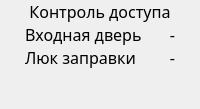
                    <widget class="QFrame" name="frame_16">
                     <property name="frameShape">
                      <enum>QFrame::NoFrame</enum>
                     </property>
                     <property name="frameShadow">
                      <enum>QFrame::Raised</enum>
                     </property>
                     <layout class="QVBoxLayout" name="verticalLayout_36">
                      <property name="spacing">
                       <number>0</number>
                      </property>
                      <property name="leftMargin">
                       <number>0</number>
                      </property>
                      <property name="topMargin">
                       <number>0</number>
                      </property>
                      <property name="rightMargin">
                       <number>0</number>
                      </property>
                      <property name="bottomMargin">
                       <number>0</number>
                      </property>
                      <item>
                       <widget class="QFrame" name="frame_19">
                        <property name="frameShape">
                         <enum>QFrame::NoFrame</enum>
                        </property>
                        <property name="frameShadow">
                         <enum>QFrame::Raised</enum>
                        </property>
                        <layout class="QVBoxLayout" name="verticalLayout_35">
                         <property name="spacing">
                          <number>0</number>
                         </property>
                         <property name="leftMargin">
                          <number>0</number>
                         </property>
                         <property name="topMargin">
                          <number>0</number>
                         </property>
                         <property name="rightMargin">
                          <number>0</number>
                         </property>
                         <property name="bottomMargin">
                          <number>0</number>
                         </property>
                         <item>
                          <widget class="QLabel" name="menu_lbl_38">
                           <property name="font">
                            <font>
                             <family>Rubik</family>
                             <pointsize>12</pointsize>
                             <weight>50</weight>
                             <bold>false</bold>
                            </font>
                           </property>
                           <property name="text">
                            <string>Контроль доступа</string>
                           </property>
                           <property name="alignment">
                            <set>Qt::AlignCenter</set>
                           </property>
                          </widget>
                         </item>
                        </layout>
                       </widget>
                      </item>
                      <item>
                       <widget class="QFrame" name="frame_56">
                        <property name="sizePolicy">
                         <sizepolicy hsizetype="Preferred" vsizetype="Expanding">
                          <horstretch>0</horstretch>
                          <verstretch>0</verstretch>
                         </sizepolicy>
                        </property>
                        <property name="frameShape">
                         <enum>QFrame::NoFrame</enum>
                        </property>
                        <property name="frameShadow">
                         <enum>QFrame::Raised</enum>
                        </property>
                        <layout class="QVBoxLayout" name="verticalLayout_34">
                         <property name="spacing">
                          <number>0</number>
                         </property>
                         <property name="leftMargin">
                          <number>25</number>
                         </property>
                         <property name="topMargin">
                          <number>0</number>
                         </property>
                         <property name="rightMargin">
                          <number>25</number>
                         </property>
                         <property name="bottomMargin">
                          <number>0</number>
                         </property>
                         <item>
                          <widget class="QFrame" name="frame_57">
                           <property name="frameShape">
                            <enum>QFrame::NoFrame</enum>
                           </property>
                           <property name="frameShadow">
                            <enum>QFrame::Raised</enum>
                           </property>
                           <layout class="QHBoxLayout" name="horizontalLayout_16">
                            <property name="spacing">
                             <number>0</number>
                            </property>
                            <property name="leftMargin">
                             <number>0</number>
                            </property>
                            <property name="topMargin">
                             <number>0</number>
                            </property>
                            <property name="rightMargin">
                             <number>0</number>
                            </property>
                            <property name="bottomMargin">
                             <number>0</number>
                            </property>
                            <item>
                             <widget class="QLabel" name="menu_lbl_28">
                              <property name="font">
                               <font>
                                <family>Rubik Medium</family>
                                <pointsize>12</pointsize>
                               </font>
                              </property>
                              <property name="text">
                               <string>Входная дверь</string>
                              </property>
                              <property name="alignment">
                               <set>Qt::AlignLeading|Qt::AlignLeft|Qt::AlignVCenter</set>
                              </property>
                             </widget>
                            </item>
                            <item>
                             <widget class="QLabel" name="menu_lbl_29">
                              <property name="font">
                               <font>
                                <family>Rubik</family>
                                <pointsize>12</pointsize>
                               </font>
                              </property>
                              <property name="text">
                               <string>-</string>
                              </property>
                              <property name="alignment">
                               <set>Qt::AlignRight|Qt::AlignTrailing|Qt::AlignVCenter</set>
                              </property>
                             </widget>
                            </item>
                           </layout>
                          </widget>
                         </item>
                         <item>
                          <widget class="QFrame" name="frame_58">
                           <property name="frameShape">
                            <enum>QFrame::NoFrame</enum>
                           </property>
                           <property name="frameShadow">
                            <enum>QFrame::Raised</enum>
                           </property>
                           <layout class="QHBoxLayout" name="horizontalLayout_17">
                            <property name="spacing">
                             <number>0</number>
                            </property>
                            <property name="leftMargin">
                             <number>0</number>
                            </property>
                            <property name="topMargin">
                             <number>0</number>
                            </property>
                            <property name="rightMargin">
                             <number>0</number>
                            </property>
                            <property name="bottomMargin">
                             <number>0</number>
                            </property>
                            <item>
                             <widget class="QLabel" name="menu_lbl_30">
                              <property name="font">
                               <font>
                                <family>Rubik Medium</family>
                                <pointsize>12</pointsize>
                               </font>
                              </property>
                              <property name="text">
                               <string>Люк заправки</string>
                              </property>
                              <property name="alignment">
                               <set>Qt::AlignLeading|Qt::AlignLeft|Qt::AlignVCenter</set>
                              </property>
                             </widget>
                            </item>
                            <item>
                             <widget class="QLabel" name="menu_lbl_31">
                              <property name="font">
                               <font>
                                <family>Rubik</family>
                                <pointsize>12</pointsize>
                               </font>
                              </property>
                              <property name="text">
                               <string>-</string>
                              </property>
                              <property name="alignment">
                               <set>Qt::AlignRight|Qt::AlignTrailing|Qt::AlignVCenter</set>
                              </property>
                             </widget>
                            </item>
                           </layout>
                          </widget>
                         </item>
                         <item>
                          <spacer name="verticalSpacer_3">
                           <property name="orientation">
                            <enum>Qt::Vertical</enum>
                           </property>
                           <property name="sizeHint" stdset="0">
                            <size>
                             <width>20</width>
                             <height>40</height>
                            </size>
                           </property>
                          </spacer>
                         </item>
                        </layout>
                       </widget>
                      </item>
                     </layout>
                    </widget>
